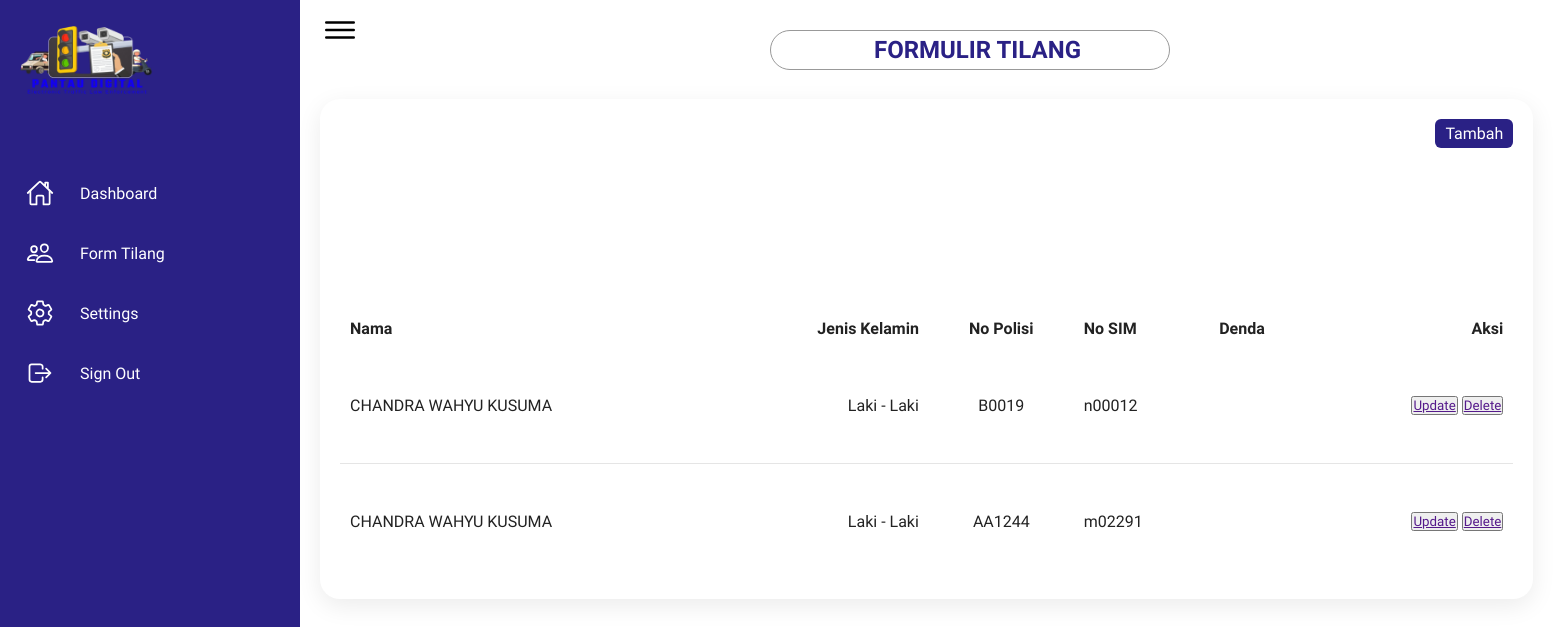
The page /admin/form.php (signed in) on the database as committed earlier.
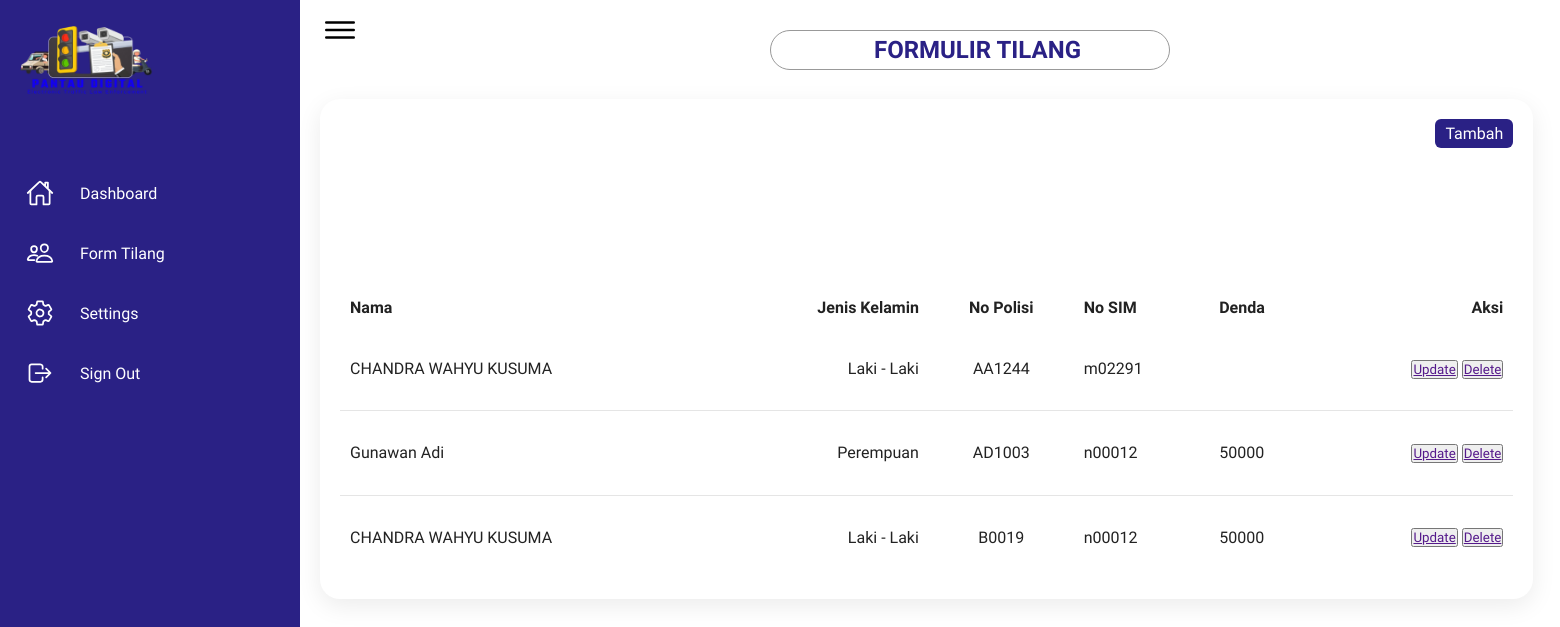
The same page on the database as committed later.
### tables this page shows
CREATE TABLE `formulir` (
  `id` int(10) NOT NULL,
  `kode` varchar(10) NOT NULL,
  `nama` varchar(50) NOT NULL,
  `jeniskelamin` varchar(50) NOT NULL,
  `nopol` varchar(50) NOT NULL,
  `jeniskendaraan` varchar(50) NOT NULL,
  `alamat` varchar(100) NOT NULL,
  `pekerjaan` varchar(50) NOT NULL,
  `nosim` varchar(50) NOT NULL,
  `nohp` varchar(50) NOT NULL,
  `denda` varchar(10) NOT NULL,
  `bukti` mediumblob NOT NULL
);

### admin/form.php (the view, shortened to what this page needs)
<?php
include "koneksi.php";
?>
<!DOCTYPE html>
<html lang="en">
<head>
    <link rel="stylesheet" href="assets/css/style.css">
</head>
<body>
    <div class="container">
        <div class="navigation">
            <ul>
                <li>
                    <a href="dashboard.php">
                        <span class="logo">
                            <img src="assets/images/logo-digital.png">
                        </span>
                    </a>
                </li>
                <li>
                    <a href="dashboard.php">
                        <span class="icon">
                            <ion-icon name="home-outline"></ion-icon>
                        </span>
                        <span class="title">Dashboard</span>
                    </a>
                </li>
                <li>
                    <a href="form.php">
                        <span class="icon">
                            <ion-icon name="people-outline"></ion-icon>
                        </span>
                        <span class="title">Form Tilang</span>
                    </a>
                </li>
                <li>
                    <a href="settings.php">
                        <span class="icon">
                            <ion-icon name="settings-outline"></ion-icon>
                        </span>
                        <span class="title">Settings</span>
                    </a>
                </li>
                <li>
                    <a href="../logout.php">
                        <span class="icon">
                            <ion-icon name="log-out-outline"></ion-icon>
                        </span>
                        <span class="title">Sign Out</span>
                    </a>
                </li>
            </ul>
        </div>
        <div class="main">
            <div class="topbar">
                <div class="toggle">
                    <ion-icon name="menu-outline"></ion-icon>
                </div>
                <div class="search">
                    <label>
                        <p>FORMULIR TILANG</p>
                    </label>
                </div>
            </div>
            <br>
            <div class="formtilang">
                <div class="inputdata">
                    <div class="cardHeader">
                        <a href="forminputdata.php" class="btn">Tambah</a>
                    </div>
                    <table>
                        <thead>
                            <tr>
                                <td>Nama</td>
                                <td>Jenis Kelamin</td>
                                <td>No Polisi</td>
                                <td>No SIM</td>
                                <td>Denda</td>
                                <td>Aksi</td>
                            </tr>
                        </thead>
                        <tbody>
                            <?php
                            $sql = mysqli_query($conn, "SELECT * FROM formulir WHERE 1");
                            while ($data = mysqli_fetch_assoc($sql)) {
                        ?>
                            <tr>
                                <td><?= $data["nama"] ?></td>
                                <td><?= $data["jeniskelamin"] ?></td>
                                <td><?= $data["nopol"] ?></td>
                                <td><?= $data["nosim"] ?></td>
                                <td><?= $data["denda"] ?></td>
                                <td>
                                    <button><a href="" class="btn">Update</a></button>
                                    <button><a href="" class="btn">Delete</a></button>
                                </td>
                            <?php
                            }
                            ?>
                        </tbody>
                    </table>
                </div>
</body>
</html>

Rows that differ between the two databases and show on the page:
removed formulir: nama "CHANDRA WAHYU KUSUMA", jeniskelamin "Laki - Laki", nopol "B0019", nosim "n00012"
added formulir: nama "Gunawan Adi", jeniskelamin "Perempuan", nopol "AD1003", nosim "n00012", denda "50000"
added formulir: nama "CHANDRA WAHYU KUSUMA", jeniskelamin "Laki - Laki", nopol "B0019", nosim "n00012", denda "50000"
